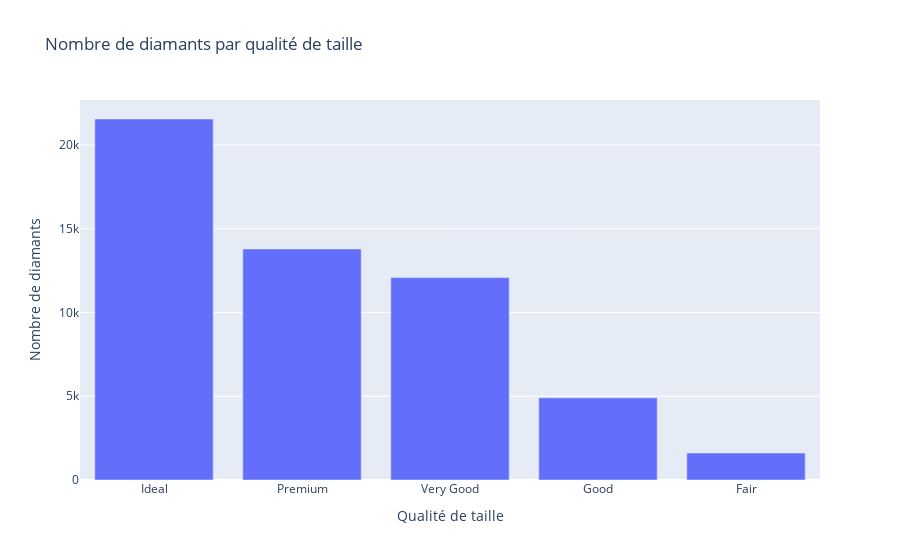

Notebook code for this chart:
### Markdown cell above
Seaborn : Extension de Matplotlib avec une syntaxe plus concise et un style par défaut plus moderne. Excellente pour des visualisations statistiques rapides et élégantes.

### Code cell
# Importation des bibliothèques nécessaires
import pandas as pd
import matplotlib.pyplot as plt
import seaborn as sns
import plotly.express as px
import altair as alt

# Chargement des données
url = "https://raw.githubusercontent.com/TrainingByPackt/Interactive-Data-Visualization-with-Python/master/datasets/diamonds.csv"
diamonds = pd.read_csv(url)

# Création du graphique avec Plotly
df_count = diamonds['cut'].value_counts().reset_index(name='count')
df_count.columns = ['cut', 'count']  # Renommons les colonnes explicitement

fig = px.bar(df_count,
             x='cut',
             y='count',
             title='Nombre de diamants par qualité de taille',
             labels={'cut': 'Qualité de taille', 'count': 'Nombre de diamants'})
fig.show()

### Figure 1 — Plotly figure (JSON) as saved in the notebook; plotly's stock layout.template omitted (floating-point values rounded to 4 significant figures)
{"data": [{"hovertemplate": "Qualité de taille=%{x}<br>Nombre de diamants=%{y}<extra></extra>", "legendgroup": "", "marker": {"color": "#636efa", "pattern": {"shape": ""}}, "name": "", "orientation": "v", "showlegend": false, "textposition": "auto", "type": "bar", "x": ["Ideal", "Premium", "Very Good", "Good", "Fair"], "xaxis": "x", "y": [21551, 13791, 12082, 4906, 1610], "yaxis": "y"}], "layout": {"barmode": "relative", "legend": {"tracegroupgap": 0}, "title": {"text": "Nombre de diamants par qualité de taille"}, "xaxis": {"anchor": "y", "domain": [0, 1], "title": {"text": "Qualité de taille"}}, "yaxis": {"anchor": "x", "domain": [0, 1], "title": {"text": "Nombre de diamants"}}}}
